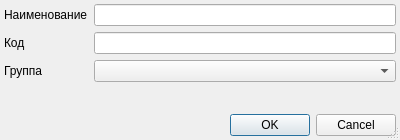
<?xml version="1.0" encoding="UTF-8"?>
<ui version="4.0">
 <class>RBTestGroupEditor</class>
 <widget class="QDialog" name="RBTestGroupEditor">
  <property name="geometry">
   <rect>
    <x>0</x>
    <y>0</y>
    <width>400</width>
    <height>140</height>
   </rect>
  </property>
  <property name="windowTitle">
   <string>Dialog</string>
  </property>
  <property name="sizeGripEnabled">
   <bool>true</bool>
  </property>
  <layout class="QGridLayout" name="gridLayout">
   <property name="margin">
    <number>4</number>
   </property>
   <item row="0" column="0">
    <widget class="QLabel" name="lblName">
     <property name="text">
      <string>Наименование</string>
     </property>
    </widget>
   </item>
   <item row="0" column="1">
    <widget class="QLineEdit" name="edtName"/>
   </item>
   <item row="1" column="0">
    <widget class="QLabel" name="lblCode">
     <property name="text">
      <string>Код</string>
     </property>
    </widget>
   </item>
   <item row="1" column="1">
    <widget class="QLineEdit" name="edtCode"/>
   </item>
   <item row="2" column="0">
    <widget class="QLabel" name="lblGroup">
     <property name="text">
      <string>Группа</string>
     </property>
    </widget>
   </item>
   <item row="2" column="1">
    <widget class="CRBComboBox" name="cmbGroup"/>
   </item>
   <item row="4" column="0" colspan="2">
    <widget class="QDialogButtonBox" name="buttonBox">
     <property name="orientation">
      <enum>Qt::Horizontal</enum>
     </property>
     <property name="standardButtons">
      <set>QDialogButtonBox::Cancel|QDialogButtonBox::Ok</set>
     </property>
    </widget>
   </item>
   <item row="3" column="0">
    <spacer name="verticalSpacer">
     <property name="orientation">
      <enum>Qt::Vertical</enum>
     </property>
     <property name="sizeHint" stdset="0">
      <size>
       <width>20</width>
       <height>40</height>
      </size>
     </property>
    </spacer>
   </item>
  </layout>
 </widget>
 <customwidgets>
  <customwidget>
   <class>CRBComboBox</class>
   <extends>QComboBox</extends>
   <header>library/crbcombobox.h</header>
  </customwidget>
 </customwidgets>
 <resources/>
 <connections>
  <connection>
   <sender>buttonBox</sender>
   <signal>accepted()</signal>
   <receiver>RBTestGroupEditor</receiver>
   <slot>accept()</slot>
   <hints>
    <hint type="sourcelabel">
     <x>248</x>
     <y>254</y>
    </hint>
    <hint type="destinationlabel">
     <x>157</x>
     <y>274</y>
    </hint>
   </hints>
  </connection>
  <connection>
   <sender>buttonBox</sender>
   <signal>rejected()</signal>
   <receiver>RBTestGroupEditor</receiver>
   <slot>reject()</slot>
   <hints>
    <hint type="sourcelabel">
     <x>316</x>
     <y>260</y>
    </hint>
    <hint type="destinationlabel">
     <x>286</x>
     <y>274</y>
    </hint>
   </hints>
  </connection>
 </connections>
</ui>
